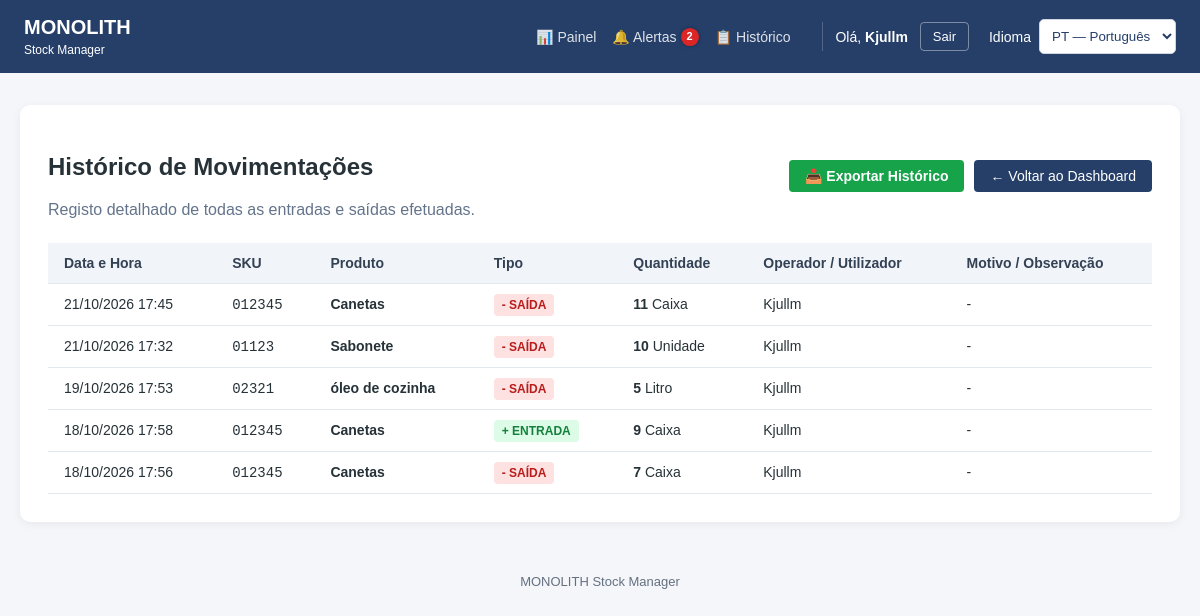
/inventory/movements/ (signed in), run on the app's committed database.
### inventory/models.py (models this page shows, shortened)
class StockMovement(models.Model):
    MOVEMENT_TYPES = [
        ('IN', 'Entrada (Aumento)'),
        ('OUT', 'Saída (Baixa)'),
    ]
    product = models.ForeignKey(Product, on_delete=models.CASCADE, related_name='movements')
    user = models.ForeignKey(User, on_delete=models.SET_NULL, null=True, blank=True)
    movement_type = models.CharField(max_length=3, choices=MOVEMENT_TYPES)
    quantity = models.IntegerField()
    reason = models.CharField(max_length=255, blank=True, null=True, help_text="Ex: Compra de fornecedor, Venda, Danificado, etc.")
    created_at = models.DateTimeField(auto_now_add=True)
    class Meta:
        verbose_name = 'Movimentação de Stock'
        verbose_name_plural = 'Movimentações de Stock'
        ordering = ['-created_at']

class Product(models.Model):
    UNIT_CHOICES = [
        ('UN', 'Unidade'),
        ('KG', 'Quilograma'),
        ('CX', 'Caixa'),
        ('L', 'Litro'),
        ('M', 'Metro'),
        ('PCT', 'Pacote'),
    ]
    company = models.ForeignKey(
        Company, on_delete=models.CASCADE, related_name='products'
    )
    category = models.ForeignKey(
        Category,
        on_delete=models.SET_NULL,
        null=True,
        blank=True,
        related_name='products',
    )
    name = models.CharField(max_length=200)
    sku = models.CharField(max_length=50, help_text='Código SKU / Barras')
    unit = models.CharField(max_length=10, choices=UNIT_CHOICES, default='UN')
    quantity = models.IntegerField(default=0)
    min_stock = models.IntegerField(default=5)
    cost_price = models.DecimalField(max_digits=12, decimal_places=2, default=0.00)
    selling_price = models.DecimalField(max_digits=12, decimal_places=2, default=0.00)
    created_at = models.DateTimeField(auto_now_add=True)
    updated_at = models.DateTimeField(auto_now=True)
    class Meta:
        verbose_name = 'Produto'
        verbose_name_plural = 'Produtos'
        unique_together = ('company', 'sku')
    @property
    def needs_reorder(self):
        return self.quantity <= self.min_stock
    from django.contrib.auth.models import User

### inventory/views.py (the view)
# urls.py: path('movements/', views.movement_history, name='movement_history'),
@login_required
def movement_history(request):
    user_profile = getattr(request.user, 'profile', None)
    company = user_profile.company if user_profile else None
    if company:
        movements = StockMovement.objects.filter(
            product__company=company
        ).select_related('product', 'user')
    else:
        movements = StockMovement.objects.all().select_related('product', 'user')
    context = {
        'company': company,
        'movements': movements,
    }
    return render(request, 'inventory/movement_history.html', context)

### inventory/context_processors.py (called while the page is built)
def low_stock_context(request):
    if not request.user.is_authenticated:
        return {'low_stock_count': 0}
    user_profile = getattr(request.user, 'profile', None)
    company = user_profile.company if user_profile else None
    if company:
        products = Product.objects.filter(company=company)
    else:
        products = Product.objects.all()
    count = sum(1 for p in products if p.needs_reorder)
    return {'low_stock_count': count}

### templates/inventory/movement_history.html (shortened to what this page needs)
{% extends 'base.html' %}
{% block content %}
<div class="header-actions">
    <div>
        <h2>Histórico de Movimentações {% if company %}- {{ company.name }}{% endif %}</h2>
        <p style="color: #64748b; margin: 0;">Registo detalhado de todas as entradas e saídas efetuadas.</p>
    </div>
    <div style="display: flex; gap: 10px; align-items: center;">
        <a href="{% url 'export_movements_csv' %}" class="btn-export-green">📥 Exportar Histórico</a>
        <a href="{% url 'dashboard' %}" class="btn-back">← Voltar ao Dashboard</a>
    </div>
</div>
<div class="table-container">
    <table>
        <thead>
            <tr>
                <th>Data e Hora</th>
                <th>SKU</th>
                <th>Produto</th>
                <th>Tipo</th>
                <th>Quantidade</th>
                <th>Operador / Utilizador</th>
                <th>Motivo / Observação</th>
            </tr>
        </thead>
        <tbody>
            {% for movement in movements %}
            <tr>
                <td>{{ movement.created_at|date:"d/m/Y H:i" }}</td>
                <td><code>{{ movement.product.sku }}</code></td>
                <td><strong>{{ movement.product.name }}</strong></td>
                <td>
                    {% if movement.movement_type == 'IN' %}
                        <span class="badge-in">+ ENTRADA</span>
                    {% else %}
                        <span class="badge-out">- SAÍDA</span>
                    {% endif %}
                </td>
                <td><strong>{{ movement.quantity }}</strong> {{ movement.product.get_unit_display }}</td>
                <td>{{ movement.user.username|default:"Sistema" }}</td>
                <td>{{ movement.reason|default:"-" }}</td>
            </tr>
            {% empty %}
            <tr>
                <td colspan="7" style="text-align: center; color: #94a3b8; padding: 24px;">
                    Nenhuma movimentação registada até ao momento.
                </td>
            </tr>
            {% endfor %}
        </tbody>
    </table>
</div>
{% endblock %}

### templates/base.html (shortened to what this page needs)
{% load i18n %}
<!DOCTYPE html>
<html lang="{{ LANGUAGE_CODE }}">
<head>
</head>
<body>
    <header class="topbar">
        <a href="{% url 'dashboard' %}" class="brand">
            MONOLITH
            <span>Stock Manager</span>
        </a>
        <div class="topbar-actions">
            {% if user.is_authenticated %}
                <nav class="nav-links">
                    <a href="{% url 'dashboard' %}" class="nav-link">📊 {% trans "Painel" %}</a>
                    <a href="{% url 'low_stock_alerts' %}" class="nav-link" title="{% trans "Alertas de Stock" %}">
                        🔔 {% trans "Alertas" %}
                        {% if low_stock_count > 0 %}
                            <span class="notification-badge">{{ low_stock_count }}</span>
                        {% endif %}
                    </a>
                    <a href="{% url 'movement_history' %}" class="nav-link">📋 {% trans "Histórico" %}</a>
                </nav>
                <div class="user-info">
                    <span>{% trans "Olá" %}, <strong>{{ user.first_name|default:user.username }}</strong></span>
                    <a href="{% url 'logout' %}" class="btn-logout">{% trans "Sair" %}</a>
                </div>
            {% endif %}
            <form class="language-form" action="{% url 'set_language' %}" method="post">
                <label for="language">{% trans "Idioma" %}</label>
                <select id="language" name="language" onchange="this.form.submit()">
                    <option value="pt-pt" {% if LANGUAGE_CODE == 'pt-pt' %}selected{% endif %}>
                        PT — Português
                    </option>
                </select>
            </form>
        </div>
    </header>
    <main>
        <section class="content">
            {% block content %}
            {% endblock %}
        </section>
    </main>
    <footer>
        MONOLITH Stock Manager
    </footer>
</body>
</html>

### templates/base.html (style rules this page uses)
:root { --primary-color: #253F69; --background-color: #f4f6f9; --surface-color: #ffffff; --text-color: #263238; }
* { box-sizing: border-box; }
body { margin: 0; font-family: Arial, sans-serif; background: var(--background-color); color: var(--text-color); }
.topbar { background: var(--primary-color); color: white; padding: 16px 24px; display: flex; justify-content: space-between; align-items: center; gap: 16px; flex-wrap: wrap; }
.brand { font-size: 20px; font-weight: bold; text-decoration: none; color: white; }
.brand span { display: block; font-size: 12px; font-weight: normal; margin-top: 4px; }
.topbar-actions { display: flex; align-items: center; gap: 20px; }
.nav-links { display: flex; align-items: center; gap: 16px; margin-right: 12px; }
.nav-link { color: rgba(255, 255, 255, 0.85); text-decoration: none; font-size: 14px; font-weight: 500; transition: color 0.2s; position: relative; display: inline-flex; align-items: center; gap: 4px; }
.notification-badge { background-color: #dc2626; color: white; font-size: 11px; font-weight: bold; border-radius: 50%; padding: 2px 6px; min-width: 18px; height: 18px; display: inline-flex; align-items: center; justify-content: center; line-height: 1; box-shadow: 0 0 4px rgba(0,0,0,0.3); }
.user-info { font-size: 14px; display: flex; align-items: center; gap: 12px; padding-left: 12px; border-left: 1px solid rgba(255, 255, 255, 0.2); }
.btn-logout { background: transparent; border: 1px solid rgba(255, 255, 255, 0.4); color: white; padding: 6px 12px; border-radius: 4px; text-decoration: none; font-size: 13px; transition: all 0.2s; }
.language-form { display: flex; align-items: center; gap: 8px; }
.language-form label { font-size: 14px; }
.language-form select { padding: 8px; border: 1px solid #d0d7e2; border-radius: 5px; background: white; color: #253F69; }
main { max-width: 1200px; margin: 32px auto; padding: 0 20px; }
.content { background: var(--surface-color); padding: 28px; border-radius: 10px; box-shadow: 0 2px 8px rgba(0, 0, 0, 0.06); }
footer { text-align: center; padding: 20px; color: #657080; font-size: 13px; }

### templates/inventory/movement_history.html (style rules this page uses)
.header-actions { display: flex; justify-content: space-between; align-items: center; margin-bottom: 24px; }
.btn-back { background: #253F69; color: white; padding: 8px 16px; border-radius: 4px; text-decoration: none; font-size: 14px; }
.btn-export-green { background: #16a34a; color: white; padding: 8px 16px; border-radius: 4px; text-decoration: none; font-size: 14px; font-weight: bold; }
.table-container { overflow-x: auto; }
table { width: 100%; border-collapse: collapse; text-align: left; }
th, td { padding: 12px 16px; border-bottom: 1px solid #e2e8f0; font-size: 14px; }
th { background: #f1f5f9; color: #334155; }
.badge-in { background: #dcfce7; color: #15803d; padding: 4px 8px; border-radius: 4px; font-weight: bold; font-size: 12px; }
.badge-out { background: #fee2e2; color: #b91c1c; padding: 4px 8px; border-radius: 4px; font-weight: bold; font-size: 12px; }

### data on the page
StockMovement: created_at "21/10/2026 17:45", product.sku "012345", product.name "Canetas", movement_type "- SAÍDA", quantity "11", product.unit "Caixa", user.username "Kjullm", reason "-"
StockMovement: created_at "21/10/2026 17:32", product.sku "01123", product.name "Sabonete", movement_type "- SAÍDA", quantity "10", product.unit "Unidade", user.username "Kjullm", reason "-"
StockMovement: created_at "19/10/2026 17:53", product.sku "02321", product.name "óleo de cozinha", movement_type "- SAÍDA", quantity "5", product.unit "Litro", user.username "Kjullm", reason "-"
StockMovement: created_at "18/10/2026 17:58", product.sku "012345", product.name "Canetas", movement_type "+ ENTRADA", quantity "9", product.unit "Caixa", user.username "Kjullm", reason "-"
StockMovement: created_at "18/10/2026 17:56", product.sku "012345", product.name "Canetas", movement_type "- SAÍDA", quantity "7", product.unit "Caixa", user.username "Kjullm", reason "-"

### other printed values
{{ low_stock_count }} "2"
{{ user.first_name|default:user.username }} "Kjullm"
